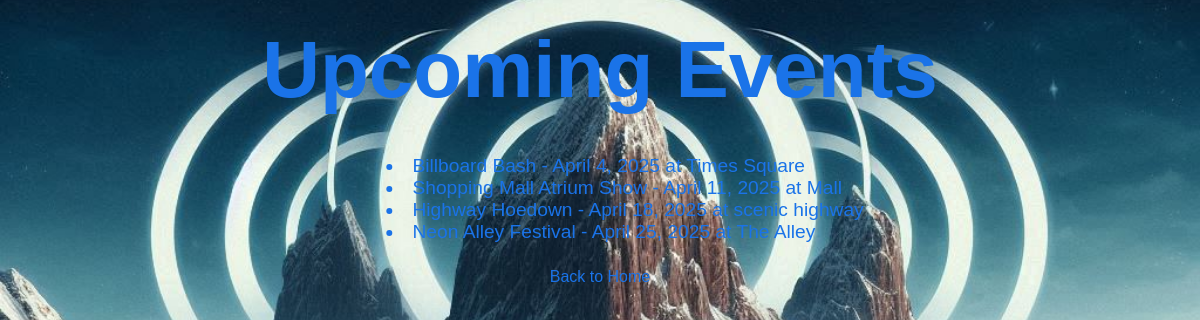
Screenshot of /events/ with the database file from the repository.
### band_app/models.py (models this page shows, shortened)
class Event(models.Model):
    title = models.CharField(max_length=200)
    date = models.DateField()
    location = models.CharField(max_length=200)

### band_app/views.py (the view)
# urls.py: path("events/", views.events, name="events"),
def events(request):
    events = Event.objects.all()
    return render(request, "band_app/events.html", {"events": events})

### band_app/templates/band_app/events.html (shortened to what this page needs)
<!DOCTYPE html>
<html lang="en">
<head>
    {% load static %}
    <link rel="stylesheet" href="{% static 'css/styles.css' %}">
  <link rel="stylesheet" href="styles.css">
</head>
<body>
  <h2>Upcoming Events</h2>
  <div class="members">
  <ul>
    {% for event in events %}
    <li>{{ event.title }} - {{ event.date }} at {{ event.location }}</li>
    {% endfor %}
  </ul>
  </div>
  <div class="btn">
  <a href="{% url 'home' %}" class="back-link">Back to Home</a>
  </div>
</body>
</html>

### band_app/static/css/styles.css (style rules this page uses)
body { background-image: url('images/logo_for_band.png'); background-size: cover; background-position: center -100px; font-family: Arial, sans-serif; color: #333; }
h2 { text-align: center; font-size: 5em; margin-top: 2%; color: #1a73e8; }
.members { margin-top: 5%; font-size: 1.5em; color: #1a73e8; }
ul { position: absolute; left: 50%; transform: translate(-50%, -50%); }
li { list-style-position: inside; padding-left: 10px; font-size: 1.2rem; color: #1a73e8; }
a { text-decoration: none; color: #1a73e8; padding: 10px; transition: all 0.3s ease-in-out; }
.btn { color: #ffffff; border-radius: 5px; display: flex; justify-content: center; align-items: center; text-align: center; padding: 7%; }
body > * { margin-bottom: 20px; }

### rows the page displays
Event: title "Billboard Bash", date "April 4, 2025", location "Times Square"
Event: title "Shopping Mall Atrium Show", date "April 11, 2025", location "Mall"
Event: title "Highway Hoedown", date "April 18, 2025", location "scenic highway"
Event: title "Neon Alley Festival", date "April 25, 2025", location "The Alley"
